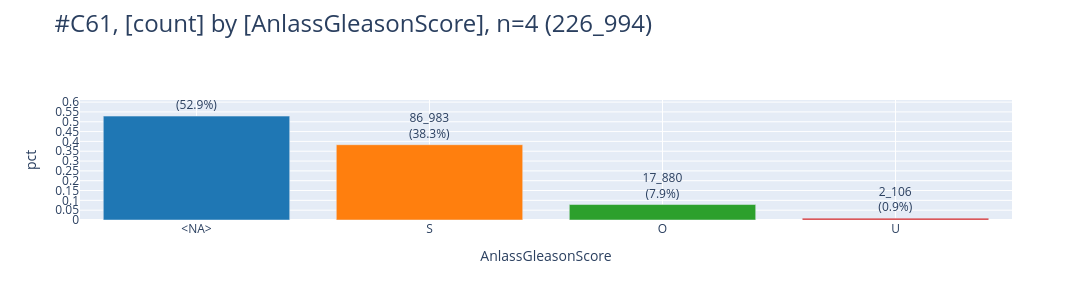

Notebook cell for this chart:
### Code cell
df = t_gleas.project("AnlassGleasonScore").to_df()
pls.plot_bars(df, sort_values=True, caption="C61", height=300)

### Figure 1 — Plotly figure (JSON) as saved in the notebook; plotly's stock layout.template omitted (floating-point values rounded to 4 significant figures)
{"data": [{"error_y": {"thickness": 5}, "hovertemplate": "AnlassGleasonScore=%{x}<br>pct=%{y}<br>cnt_pct_str=%{text}<extra></extra>", "legendgroup": "<NA>", "marker": {"color": "#1F77B4", "pattern": {"shape": ""}}, "name": "<NA>", "orientation": "v", "showlegend": true, "text": ["120_025<br>(52.9%)"], "textposition": "outside", "type": "bar", "x": ["<NA>"], "xaxis": "x", "y": [0.5288], "yaxis": "y"}, {"error_y": {"thickness": 5}, "hovertemplate": "AnlassGleasonScore=%{x}<br>pct=%{y}<br>cnt_pct_str=%{text}<extra></extra>", "legendgroup": "S", "marker": {"color": "#FF7F0E", "pattern": {"shape": ""}}, "name": "S", "orientation": "v", "showlegend": true, "text": ["86_983<br>(38.3%)"], "textposition": "outside", "type": "bar", "x": ["S"], "xaxis": "x", "y": [0.3832], "yaxis": "y"}, {"error_y": {"thickness": 5}, "hovertemplate": "AnlassGleasonScore=%{x}<br>pct=%{y}<br>cnt_pct_str=%{text}<extra></extra>", "legendgroup": "O", "marker": {"color": "#2CA02C", "pattern": {"shape": ""}}, "name": "O", "orientation": "v", "showlegend": true, "text": ["17_880<br>(7.9%)"], "textposition": "outside", "type": "bar", "x": ["O"], "xaxis": "x", "y": [0.07877], "yaxis": "y"}, {"error_y": {"thickness": 5}, "hovertemplate": "AnlassGleasonScore=%{x}<br>pct=%{y}<br>cnt_pct_str=%{text}<extra></extra>", "legendgroup": "U", "marker": {"color": "#D62728", "pattern": {"shape": ""}}, "name": "U", "orientation": "v", "showlegend": true, "text": ["2_106<br>(0.9%)"], "textposition": "outside", "type": "bar", "x": ["U"], "xaxis": "x", "y": [0.009278], "yaxis": "y"}], "layout": {"barmode": "relative", "height": 300, "legend": {"title": {"text": "AnlassGleasonScore"}, "tracegroupgap": 0}, "showlegend": false, "title": {"font": {"size": 24}, "text": "#C61, [count] by [AnlassGleasonScore], n=4 (226_994)", "xanchor": "left", "y": 0.95, "yanchor": "top"}, "width": 1600, "xaxis": {"anchor": "y", "categoryarray": ["<NA>", "S", "O", "U"], "categoryorder": "total descending", "domain": [0, 1], "gridwidth": 1, "showgrid": true, "title": {"text": "AnlassGleasonScore"}}, "yaxis": {"anchor": "x", "domain": [0, 1], "dtick": 0.05, "gridwidth": 1, "range": [0, 0.6107], "showgrid": true, "title": {"text": "pct"}}}}
